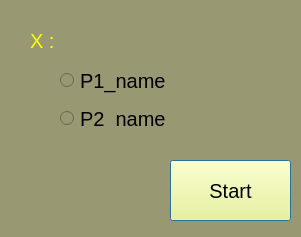
<?xml version="1.0" encoding="UTF-8"?>
<ui version="4.0">
 <class>continue_game</class>
 <widget class="QDialog" name="continue_game">
  <property name="geometry">
   <rect>
    <x>0</x>
    <y>0</y>
    <width>301</width>
    <height>237</height>
   </rect>
  </property>
  <property name="windowTitle">
   <string>Continue game</string>
  </property>
  <property name="windowIcon">
   <iconset>
    <normaloff>icon.png</normaloff>icon.png</iconset>
  </property>
  <property name="styleSheet">
   <string notr="true">background-color: rgb(152, 152, 114);</string>
  </property>
  <widget class="QRadioButton" name="radioButton_1">
   <property name="geometry">
    <rect>
     <x>60</x>
     <y>60</y>
     <width>191</width>
     <height>41</height>
    </rect>
   </property>
   <property name="font">
    <font>
     <pointsize>15</pointsize>
    </font>
   </property>
   <property name="text">
    <string>P1_name</string>
   </property>
  </widget>
  <widget class="QRadioButton" name="radioButton_2">
   <property name="geometry">
    <rect>
     <x>60</x>
     <y>110</y>
     <width>131</width>
     <height>17</height>
    </rect>
   </property>
   <property name="font">
    <font>
     <pointsize>15</pointsize>
    </font>
   </property>
   <property name="text">
    <string>P2_name</string>
   </property>
  </widget>
  <widget class="QLabel" name="player_1_name_2">
   <property name="geometry">
    <rect>
     <x>30</x>
     <y>10</y>
     <width>31</width>
     <height>61</height>
    </rect>
   </property>
   <property name="font">
    <font>
     <pointsize>15</pointsize>
    </font>
   </property>
   <property name="styleSheet">
    <string notr="true">color: rgb(255, 255, 0);</string>
   </property>
   <property name="text">
    <string>X :</string>
   </property>
  </widget>
  <widget class="QPushButton" name="start_button">
   <property name="geometry">
    <rect>
     <x>170</x>
     <y>160</y>
     <width>121</width>
     <height>61</height>
    </rect>
   </property>
   <property name="font">
    <font>
     <pointsize>15</pointsize>
    </font>
   </property>
   <property name="cursor">
    <cursorShape>PointingHandCursor</cursorShape>
   </property>
   <property name="styleSheet">
    <string notr="true">background-color: rgb(255, 255, 127);</string>
   </property>
   <property name="text">
    <string>Start</string>
   </property>
  </widget>
 </widget>
 <resources/>
 <connections/>
</ui>
